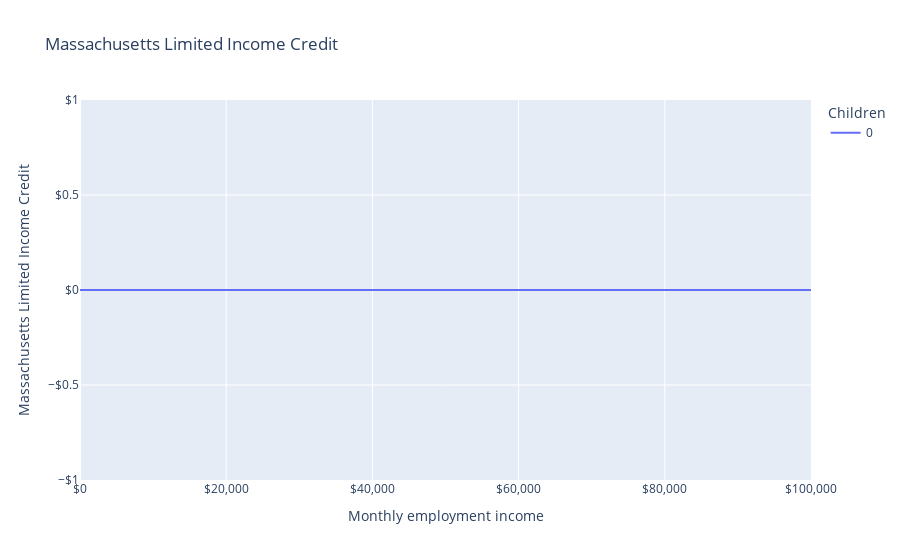

The notebook cell this image was saved under:
### Markdown cell above
### Massachusetts Limited Income Credit

See [**Schedule NTS-L-NR/PY** No Tax Status and Limited Income Credit](https://www.mass.gov/doc/2021-schedule-nts-l-nrpy-no-tax-status-and-limited-income-credit/download).

### Code cell
fig = px.line(
    df,
    "employment_income",
    "state_limited_income_tax_credit",
    color="children",
    animation_frame="adults",
    labels=LABELS,
    title="Massachusetts Limited Income Credit",
)
fig.update_layout(xaxis_tickformat="$,", yaxis_tickformat="$,")
fig.show()

### Figure 1 — Plotly figure (JSON) as saved in the notebook; plotly's stock layout.template omitted (floating-point values rounded to 4 significant figures; data arrays with more than 128 entries replaced by an {"elided": "..."} marker saying what was removed)
{"data": [{"hovertemplate": "Children=0<br>Adults=1<br>Monthly employment income=%{x}<br>Massachusetts Limited Income Credit=%{y}<extra></extra>", "legendgroup": "0", "line": {"color": "#636efa", "dash": "solid"}, "marker": {"symbol": "circle"}, "mode": "lines", "name": "0", "orientation": "v", "showlegend": true, "type": "scatter", "x": {"elided": "1001 int values"}, "xaxis": "x", "y": {"elided": "1001 int values"}, "yaxis": "y"}], "layout": {"legend": {"title": {"text": "Children"}, "tracegroupgap": 0}, "title": {"text": "Massachusetts Limited Income Credit"}, "xaxis": {"anchor": "y", "domain": [0, 1], "tickformat": "$,", "title": {"text": "Monthly employment income"}}, "yaxis": {"anchor": "x", "domain": [0, 1], "tickformat": "$,", "title": {"text": "Massachusetts Limited Income Credit"}}}}
